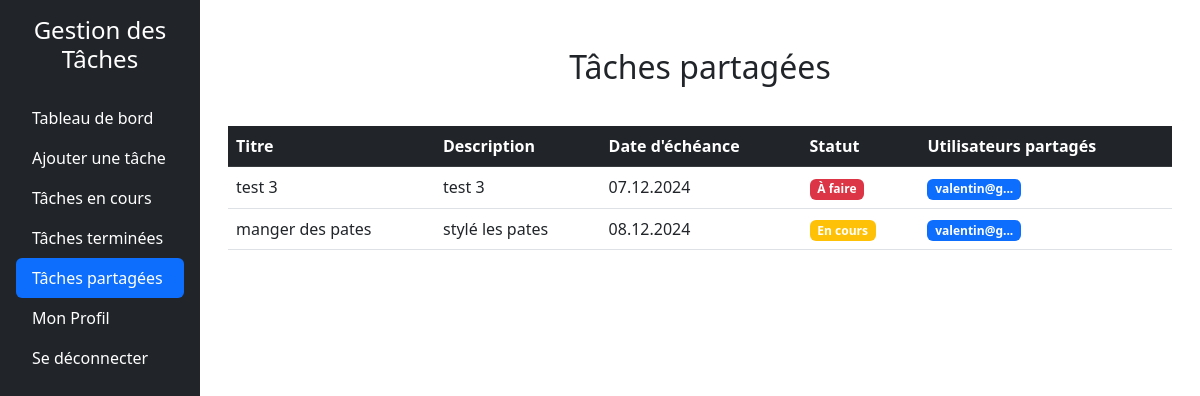
The page /taches_partage.php (signed in) on the database as committed earlier.
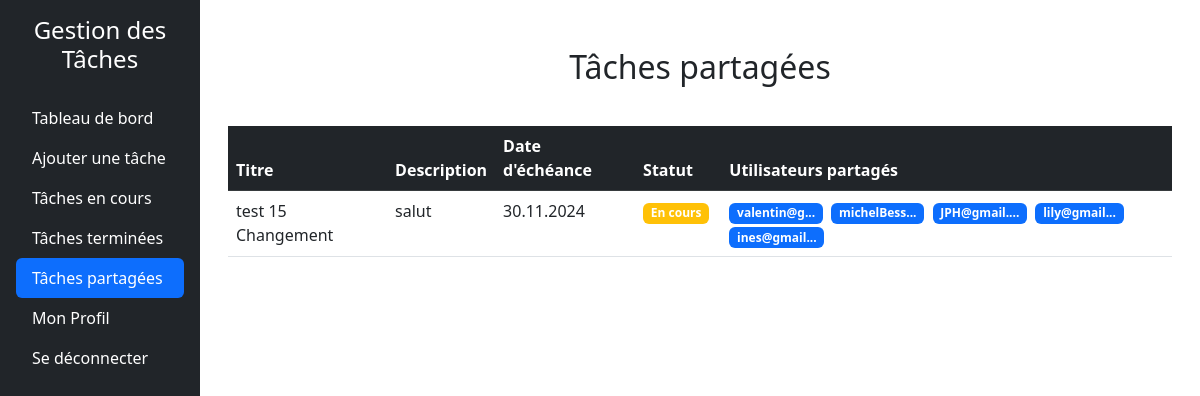
The same page on the database as committed later.
### tables this page shows
CREATE TABLE tasks (
        id INTEGER PRIMARY KEY AUTOINCREMENT,
        userId INTEGER NOT NULL,
        titre TEXT NOT NULL,
        description TEXT DEFAULT NULL,
        dateEcheance DATE DEFAULT NULL,
        statut TEXT CHECK(statut IN ('a_faire', 'en_cours', 'termine')) DEFAULT 'a_faire',
        createdAt TIMESTAMP DEFAULT CURRENT_TIMESTAMP, 
        FOREIGN KEY (userId) REFERENCES users(id) ON DELETE CASCADE
    );

### src/dbManager/DbManagerCRUD.php (called while the page is built, shortened)
<?php
class DbManagerCRUD implements I_ApiCRUD
{
    private $db;
    public function __construct()
    {
        $config = parse_ini_file(__DIR__ . '/../config/db.ini');
        $dsn = $config['dsn'];
        $username = $config['username'];
        $password = $config['password'];
        $this->db = new \PDO($dsn, $username, $password);
    }
    public function rendPersonnes(string $email): array
    {
        $sql = "SELECT * FROM users WHERE email = :email;";
        $stmt = $this->db->prepare($sql);
        $stmt->bindParam(':email', $email, \PDO::PARAM_STR);
        try {
            $stmt->execute();
            $donnees = $stmt->fetchAll(\PDO::FETCH_ASSOC);
            $tabUsers = [];
            foreach ($donnees as $donneesUser) {
                $user = new Users(
                    $donneesUser["prenom"],
                    $donneesUser["nom"],
                    $donneesUser["email"],
                    $donneesUser["noTel"],
                    $donneesUser["motDePasse"],
                    $donneesUser["id"]
                );
                $tabUsers[] = $user;
            }
            return $tabUsers;
        } catch (\PDOException $e) {
            error_log("Erreur lors de la récupération des utilisateurs : " . $e->getMessage());
            return [];
        }
    }
public function getTasksSharedByUserId(int $userId): array
{
    try {
        $stmt = $this->db->prepare("
            SELECT
                t.*,
                GROUP_CONCAT(u.email) AS shared_user_names
            FROM tasks t
            JOIN task_users tu ON t.id = tu.taskId
            JOIN users u ON tu.userId = u.id
            WHERE t.id IN (
                SELECT taskId
                FROM task_users
                GROUP BY taskId
                HAVING COUNT(DISTINCT userId) > 1
            )
            AND t.id IN (
                SELECT taskId
                FROM task_users
                WHERE userId = :userId
            )
            GROUP BY t.id
        ");
        $stmt->bindValue(':userId', $userId, \PDO::PARAM_INT);
        $stmt->execute();
        $tasks = [];
        while ($taskData = $stmt->fetch(\PDO::FETCH_ASSOC)) {
            $tasks[] = [
                'titre' => $taskData['titre'],
                'description' => $taskData['description'],
                'dateEcheance' => $taskData['dateEcheance'],
                'statut' => $taskData['statut'],
                'shared_user_names' => $taskData['shared_user_names']
            ];
        }
        return $tasks;
    } catch (\PDOException $e) {
        error_log('Erreur dans getTasksSharedByUserId : ' . $e->getMessage());
        throw new \Exception('Erreur lors de la récupération des tâches partagées : ' . $e->getMessage());
    }
}
}

### Includes/functions.php (called while the page is built)
<?php
function getUserByEmail($email, $dbManager) {
    $userInfoArray = $dbManager->rendPersonnes($email);
    return !empty($userInfoArray) ? $userInfoArray[0] : null;
}
function getStatusBadgeClass(string $statut): string
{
    $badgeClasses = [
        'À faire' => 'bg-danger',
        'En cours' => 'bg-warning',
        'Terminé' => 'bg-success',
    ];
    return $badgeClasses[$statut] ?? 'bg-secondary';
}

### src/dbManager/Users.php (called while the page is built, shortened)
<?php
class Users {
    private $id;
    public function __construct(string $prenom, string $nom, string $email, string $noTel, string $motDePasse ,int $id = 0) {
        $this->id = $id;
    }
    public function rendId(): int {
        return (int)$this->id;
    }
}

### taches_partage.php (the view, shortened to what the changed rows need)
<?php
require_once 'includes/functions.php';
$dbManager = new DbManagerCRUD();
$email = $_SESSION['email_user'];
$userInfo = getUserByEmail($email, $dbManager);
$userId = $userInfo->rendId();
$tachepartager = $dbManager->getTasksSharedByUserId($userId);
function formatTaskData($task)
{
    $task['dateEcheance'] = formatDateEcheance($task['dateEcheance']);
    $task['statut'] = formatStatut($task['statut']);
    return $task;
}
function formatDateEcheance($dateEcheance)
{
    if ($dateEcheance) {
        $d = DateTime::createFromFormat('Y-m-d', $dateEcheance);
        return $d ? $d->format('d.m.Y') : null;
    }
    return null;
}
function formatStatut($statut)
{
    $statutTraduction = [
        'a_faire' => 'À faire',
        'en_cours' => 'En cours',
        'termine' => 'Terminé',
    ];
    return $statutTraduction[$statut] ?? 'Inconnu';
}
$tachepartager = array_map('formatTaskData', $tachepartager);
?>
<!DOCTYPE html>
<html lang="fr">
<head>
    <link href="https://cdn.jsdelivr.net/npm/bootstrap@5.3.0-alpha3/dist/css/bootstrap.min.css" rel="stylesheet">
    <link href="style/styleSheet.css" rel="stylesheet">
</head>
<body>
    <div class="d-flex">
        <div class="container mt-5">
            <h2 class="text-center mb-4">Tâches partagées</h2>
            <?php if (empty($tachepartager)): ?>
                <p>Aucune tâche partagée pour le moment.</p>
            <?php else: ?>
                <div class="table-responsive p-3">
                    <table class="table table-hover">
                        <thead>
                            <tr class="table-dark">
                                <th scope="col">Titre</th>
                                <th scope="col">Description</th>
                                <th scope="col">Date d'échéance</th>
                                <th scope="col">Statut</th>
                                <th scope="col">Utilisateurs partagés</th>
                            </tr>
                        </thead>
                        <tbody>
                            <?php foreach ($tachepartager as $task): ?>
                                <tr>
                                    <td scope="row"><?php echo htmlspecialchars($task['titre']); ?></td>
                                    <td class="text-truncate" style="max-width: 200px; overflow: hidden; white-space: nowrap;"><?php echo htmlspecialchars($task['description']); ?></td>
                                    <td><?php echo htmlspecialchars($task['dateEcheance']); ?></td>
                                    <td>
                                        <span class="badge <?php echo getStatusBadgeClass($task['statut']); ?> me-1">
                                            <?php echo htmlspecialchars($task['statut']); ?>
                                        </span>
                                    </td>
                                    <td>
                                        <?php
                                        $sharedUsers = explode(',', $task['shared_user_names']);
                                        foreach ($sharedUsers as $userEmailFromTask):
                                            if ($_SESSION['email_user'] === $userEmailFromTask) {
                                                continue;
                                            }
                                        ?>
                                            <span class="badge <?php echo $isCurrentUser ? 'bg-secondary' : 'bg-primary'; ?> me-1" data-bs-toggle="tooltip"
                                                title="<?php echo htmlspecialchars($userEmailFromTask); ?>">
                                                <?php echo htmlspecialchars(strlen($userEmailFromTask) > 10 ? substr($userEmailFromTask, 0, 10) . '...' : $userEmailFromTask); ?>
                                            </span>
                                        <?php endforeach; ?>
                                    </td>
                                </tr>
                            <?php endforeach; ?>
                        </tbody>
                    </table>
                </div>
            <?php endif; ?>
        </div>
    </div>
</body>
</html>

Rows that differ between the two databases and show on the page:
removed tasks: titre "test 3", description "test 3", dateEcheance "07.12.2024", statut "À faire", userEmailFromTask "valentin@g..."
removed tasks: titre "manger des pates", description "stylé les pates", dateEcheance "08.12.2024", statut "En cours", userEmailFromTask "valentin@g..."
added tasks: titre "test 15 Changement", description "salut", dateEcheance "30.11.2024", statut "En cours", userEmailFromTask "valentin@g...", userEmailFromTask "michelBess...", userEmailFromTask "JPH@gmail....", userEmailFromTask "lily@gmail...", userEmailFromTask "ines@gmail...", shown under "Tâches partagées"
